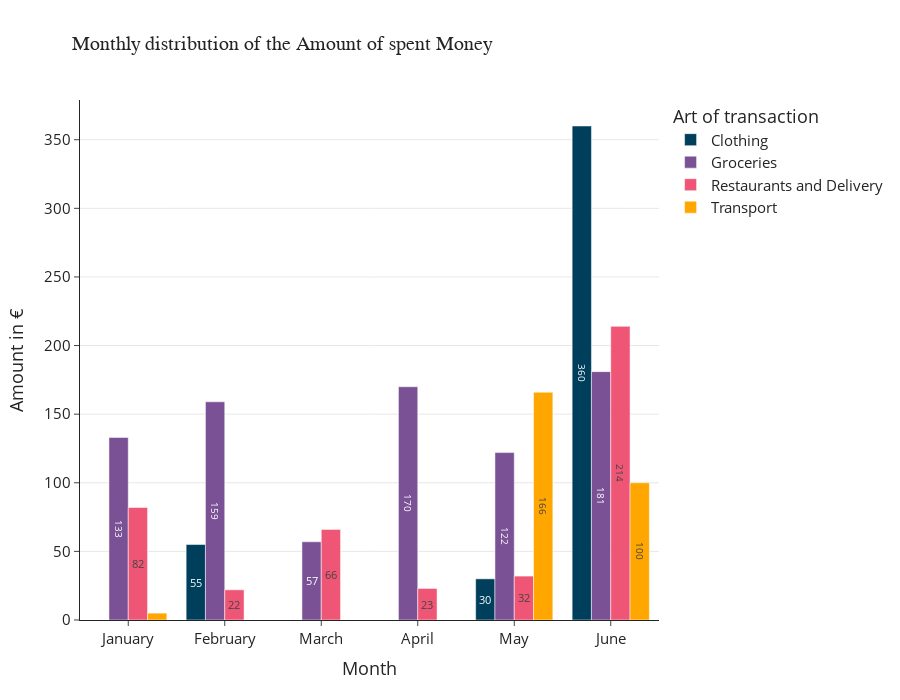

Notebook cell for this chart:
### Code cell
title="Monthly distribution of the Amount of spent Money"
fig = px.bar(DataMonthly, 
             height=700,
             width=900,
             color_discrete_sequence=["#003f5c","#7a5195","#ef5675","#ffa600"],
             text="value",
             barmode="group",
             template="simple_white",
             title=title,
             labels=dict({"value": "Amount in €", "variable": "Art of transaction"})
            )
fig.update_yaxes(showgrid=False)



'''ADD CHART TITLE AND TITLE FONT SIZE'''
fig.update_layout(title_font_size=20,font_size=15,showlegend=True,title_font_family="Arial Black",title_x=0.08)
fig.update_yaxes(showgrid=True)

#add the Value of each Figure with a nice positioning
fig.update_traces(textposition="inside",insidetextanchor="middle")

#save the file 
fig.write_html("Charts\Monthly_distribution_of_the_Amount_of_spent_Money_mini.html")


fig.show()

### Figure 1 — Plotly figure (JSON) as saved in the notebook; plotly's stock layout.template omitted (floating-point values rounded to 4 significant figures)
{"data": [{"alignmentgroup": "True", "hovertemplate": "Art of transaction=Clothing<br>Month=%{x}<br>Amount in €=%{text}<extra></extra>", "insidetextanchor": "middle", "legendgroup": "Clothing", "marker": {"color": "#003f5c", "pattern": {"shape": ""}}, "name": "Clothing", "offsetgroup": "Clothing", "orientation": "v", "showlegend": true, "text": [0, 55, 0, 0, 30, 360], "textposition": "inside", "type": "bar", "x": ["January", "February", "March", "April", "May", "June"], "xaxis": "x", "y": [0, 55, 0, 0, 30, 360], "yaxis": "y"}, {"alignmentgroup": "True", "hovertemplate": "Art of transaction=Groceries<br>Month=%{x}<br>Amount in €=%{text}<extra></extra>", "insidetextanchor": "middle", "legendgroup": "Groceries", "marker": {"color": "#7a5195", "pattern": {"shape": ""}}, "name": "Groceries", "offsetgroup": "Groceries", "orientation": "v", "showlegend": true, "text": [133, 159, 57, 170, 122, 181], "textposition": "inside", "type": "bar", "x": ["January", "February", "March", "April", "May", "June"], "xaxis": "x", "y": [133, 159, 57, 170, 122, 181], "yaxis": "y"}, {"alignmentgroup": "True", "hovertemplate": "Art of transaction=Restaurants and Delivery<br>Month=%{x}<br>Amount in €=%{text}<extra></extra>", "insidetextanchor": "middle", "legendgroup": "Restaurants and Delivery", "marker": {"color": "#ef5675", "pattern": {"shape": ""}}, "name": "Restaurants and Delivery", "offsetgroup": "Restaurants and Delivery", "orientation": "v", "showlegend": true, "text": [82, 22, 66, 23, 32, 214], "textposition": "inside", "type": "bar", "x": ["January", "February", "March", "April", "May", "June"], "xaxis": "x", "y": [82, 22, 66, 23, 32, 214], "yaxis": "y"}, {"alignmentgroup": "True", "hovertemplate": "Art of transaction=Transport<br>Month=%{x}<br>Amount in €=%{text}<extra></extra>", "insidetextanchor": "middle", "legendgroup": "Transport", "marker": {"color": "#ffa600", "pattern": {"shape": ""}}, "name": "Transport", "offsetgroup": "Transport", "orientation": "v", "showlegend": true, "text": [5, 0, 0, 0, 166, 100], "textposition": "inside", "type": "bar", "x": ["January", "February", "March", "April", "May", "June"], "xaxis": "x", "y": [5, 0, 0, 0, 166, 100], "yaxis": "y"}], "layout": {"barmode": "group", "font": {"size": 15}, "height": 700, "legend": {"title": {"text": "Art of transaction"}, "tracegroupgap": 0}, "showlegend": true, "title": {"font": {"family": "Arial Black", "size": 20}, "text": "Monthly distribution of the Amount of spent Money", "x": 0.08}, "width": 900, "xaxis": {"anchor": "y", "domain": [0, 1], "title": {"text": "Month"}}, "yaxis": {"anchor": "x", "domain": [0, 1], "showgrid": true, "title": {"text": "Amount in €"}}}}
